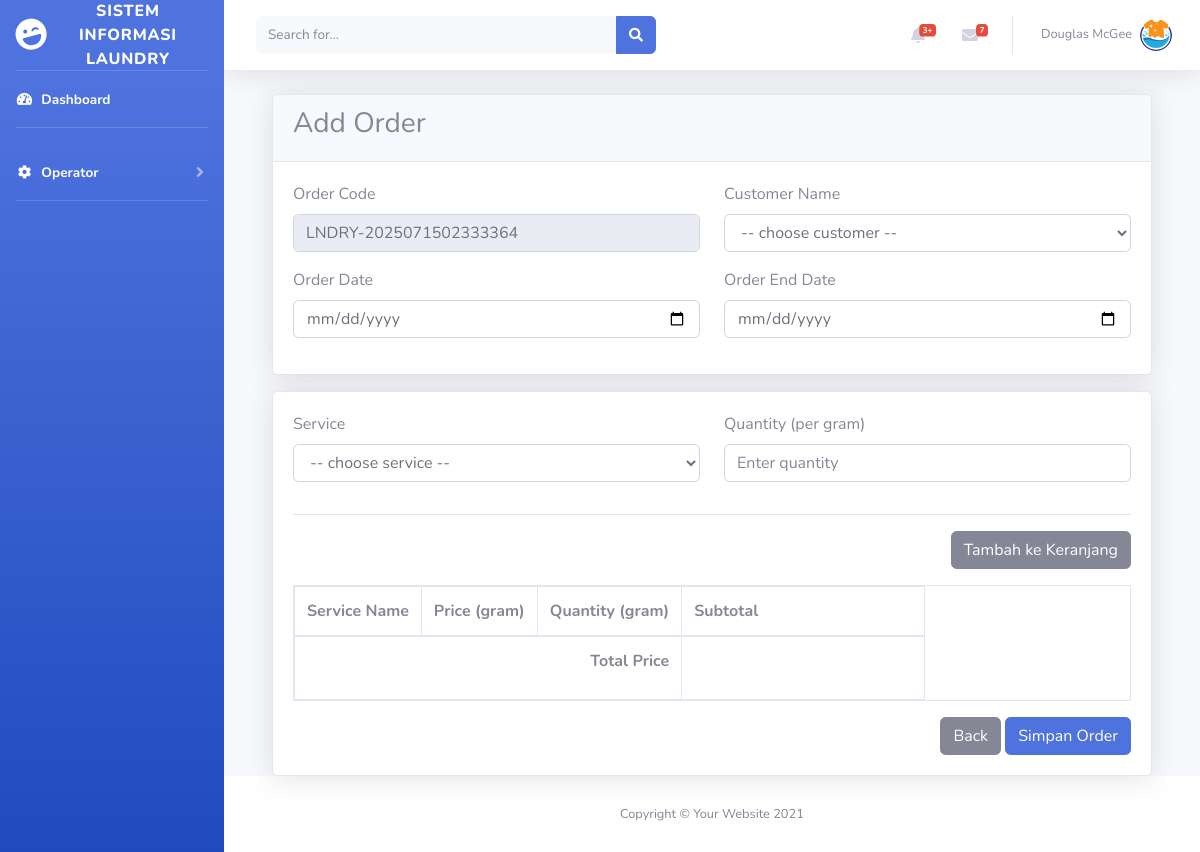
Before: /dashboard.php?page=add-order (signed in) with the older database file.
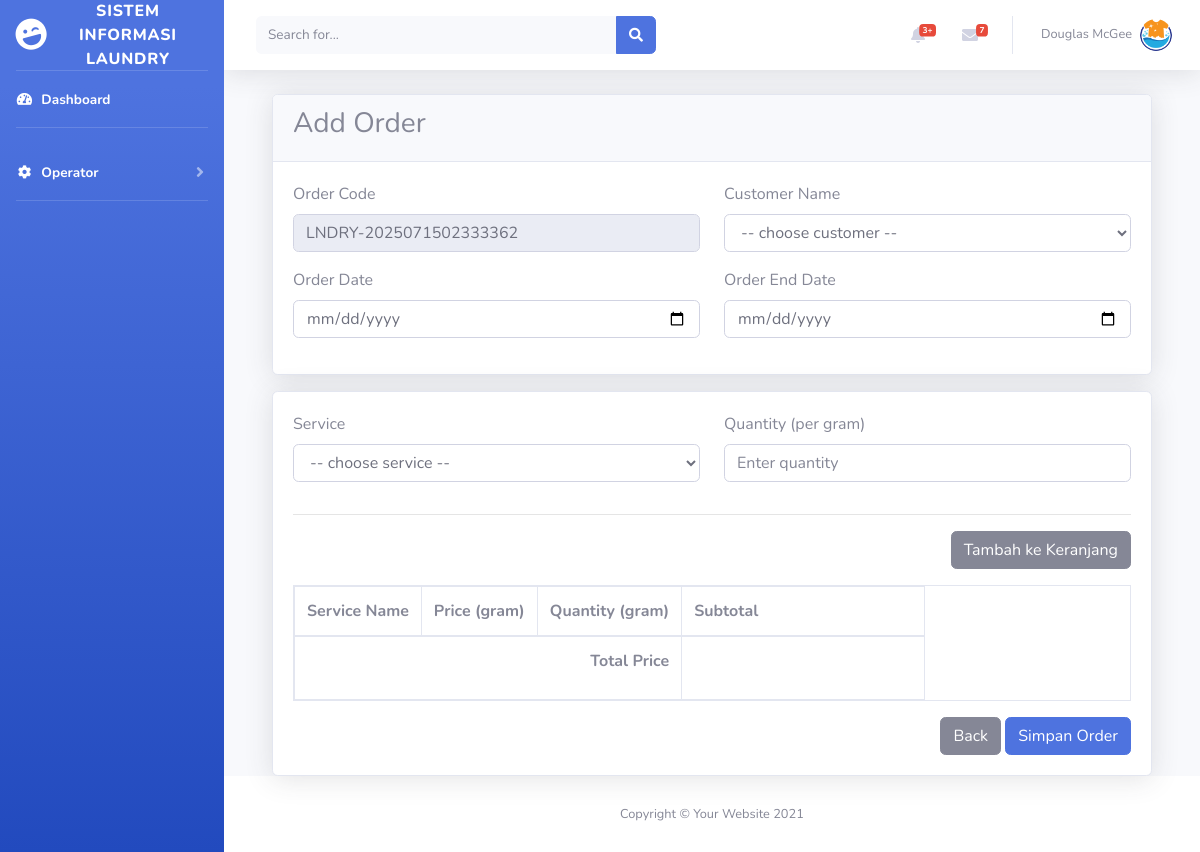
After: the same page with the newer database file.
### tables this page shows
CREATE TABLE `trans_order` (
  `id` int(11) NOT NULL,
  `id_customer` int(11) NOT NULL,
  `order_code` varchar(50) NOT NULL,
  `order_date` varchar(50) NOT NULL,
  `order_end_date` date DEFAULT NULL,
  `order_status` tinyint(11) NOT NULL DEFAULT 0,
  `total_price` int(11) NOT NULL,
  `order_pay` int(11) DEFAULT NULL,
  `order_change` int(11) DEFAULT NULL,
  `notes` text DEFAULT NULL,
  `created_at` timestamp NOT NULL DEFAULT current_timestamp(),
  `updated_at` timestamp NOT NULL DEFAULT current_timestamp() ON UPDATE current_timestamp(),
  `deleted_at` int(11) NOT NULL DEFAULT 0
);

### admin/content/add-order.php (the view, shortened to what the changed rows need)
<?php
include 'admin/controller/operator-validation.php';
$getOrderCodeQuery = mysqli_query($config, "SELECT id FROM trans_order ORDER BY id DESC LIMIT 1");
$getorderCodeID = mysqli_fetch_assoc($getOrderCodeQuery);
$orderCodeID = (mysqli_num_rows($getOrderCodeQuery) > 0) ? $getorderCodeID['id'] + 1 : 1;
$orderCode = "LNDRY-" . date('YmdHis') . $orderCodeID;
?>
<?php if (isset($_GET['view'])) : ?>
    <div class="row">
        <div class="col-sm-6">
            <div class="card shadow">
                <div class="card-header">
                    <h4>Data Order</h4>
                </div>
                <div class="card-body">
                    <table class="table table-bordered table-striped table-responsive">
                        <tbody>
                            <tr>
                                <th scope="row">Order Code</th>
                                <td><?= isset($rowView['order_code']) ? $rowView['order_code'] : '-' ?></td>
                            </tr>
                            <tr>
                                <th scope="row">Order Start Date</th>
                                <td><?= isset($rowView['order_date']) ? $rowView['order_date'] : '-' ?></td>
                            </tr>
                            <tr>
                                <th scope="row">Order End Date</th>
                                <td><?= isset($rowView['order_end_date']) ? $rowView['order_end_date'] : '-' ?></td>
                            </tr>
                            <tr>
                                <th scope="row">Order Status</th>
                                <?php $status = getOrderStatus($rowView['order_status']) ?>
                                <td><?= $status ?></td>
                            </tr>
                        </tbody>
                    </table>
                </div>
            </div>
        </div>
        <div class="col-sm-6">
            <div class="card shadow">
                <div class="card-header">
                    <h4>Data Customer</h4>
                </div>
                <div class="card-body">
                    <table class="table table-bordered table-striped table-responsive">
                        <tbody>
                            <tr>
                                <th scope="row">Customer Name</th>
                                <td><?= isset($rowView['customer_name']) ? $rowView['customer_name'] : '-' ?></td>
                            </tr>
                            <tr>
                                <th scope="row">Phone Number</th>
                                <td><?= isset($rowView['phone']) ? $rowView['phone'] : '-' ?></td>
                            </tr>
                            <tr>
                                <th scope="row">Address</th>
                                <td><?= isset($rowView['address']) ? $rowView['address'] : '-' ?></td>
                            </tr>
                        </tbody>
                    </table>
                </div>
            </div>
        </div>
    </div>
    <div class="card shadow mt-3">
        <div class="card-header">
            <h4>Order List</h4>
        </div>
        <div class="card-body">
            <table class="table table-striped table-responsive table-bordered">
                <thead>
                    <tr>
                        <th>Service Name</th>
                        <th>Price</th>
                        <th>Quantity (per gram)</th>
                        <th>Subtotal</th>
                    </tr>
                </thead>
                <tbody>
                    <?php
                    while ($rowOrderList = mysqli_fetch_assoc($queryOrderList)):
                    ?>
                        <tr>
                            <td><?= isset($rowOrderList['service_name']) ? $rowOrderList['service_name'] : '-' ?></td>
                            <td><?= isset($rowOrderList['price']) ? 'Rp ' . number_format($rowOrderList['price'], 2, ',', '.') : '-' ?>
                            </td>
                            <td><?= isset($rowOrderList['qty']) ? $rowOrderList['qty'] : '-' ?></td>
                            <td><?= isset($rowOrderList['subtotal']) ? 'Rp ' . number_format($rowOrderList['subtotal'], 2, ',', '.') : '-' ?>
                            </td>
                        </tr>
                    <?php
                    endwhile;
                    ?>
                </tbody>
                <tfoot>
                    <tr>
                        <td colspan="3" align="right"><strong>Total</strong></td>
                        <td><?= 'Rp ' . number_format($rowView['total_price'],  2, ',', '.') ?></td>
                    </tr>
                </tfoot>
            </table>
            <div class="mt-3 gap-3" align="right">
                <a href="?page=order" class="btn btn-secondary">Back</a>
            </div>
        </div>
    </div>
<?php else : ?>
    <form action="" method="post">
        <div class="card shadow">
            <div class="card-header">
                <h3>Add Order</h3>
            </div>
            <div class="card-body">
                <div class="row">
                    <div class="col-sm-6 mb-3">
                        <label class="form-label">Order Code</label>
                        <input type="text" class="form-control" name="order_code" value="<?= $orderCode ?>" readonly>
                    </div>
                    <div class="col-sm-6 mb-3">
                        <label class="form-label">Customer Name</label>
                        <select name="id_customer" class="form-control" required>
                            <option value="">-- choose customer --</option>
                        </select>
                    </div>
                    <div class="col-sm-6 mb-3">
                        <label class="form-label">Order Date</label>
                        <input type="date" class="form-control" name="order_date" required>
                    </div>
                    <div class="col-sm-6 mb-3">
                        <label class="form-label">Order End Date</label>
                        <input type="date" class="form-control" name="order_end_date" required>
                    </div>
                </div>
            </div>
        </div>
        <div class="card shadow mt-3">
            <div class="card-body">
                <div class="row">
                    <div class="col-sm-6 mb-3">
                        <label class="form-label">Service</label>
                        <select name="id_service" class="form-control" id="selected_service">
                            <option value="">-- choose service --</option>
                        </select>
                    </div>
                    <div class="col-sm-6 mb-3">
                        <label class="form-label">Quantity (per gram)</label>
                        <input type="number" class="form-control" placeholder="Enter quantity" id="selected_qty">
                    </div>
                </div>
                <hr>
                <div class="mb-3" align="right">
                    <button type="button" class="btn btn-secondary" id="add_row_order">
                        <i class="bx bx-plus"></i> Tambah ke Keranjang
                    </button>
                </div>
                <table class="table table-responsive table-bordered table-striped mb-3">
                    <thead>
                        <tr>
                            <th>Service Name</th>
                            <th>Price (gram)</th>
                            <th>Quantity (gram)</th>
                            <th>Subtotal</th>
                        </tr>
                    </thead>
                    <tfoot>
                        <tr>
                            <td colspan="3" align="right"><strong>Total Price</strong></td>
                            <td>
                                <input type="text" id="total_price_formatted" class="form-control" style="border: none; background: transparent; font-weight: bold;" readonly>
                            </td>
                        </tr>
                    </tfoot>
                </table>
                <div align="right">
                    <a href="?page=order" class="btn btn-secondary">Back</a>
                    <button class="btn btn-primary" type="submit" name="add_order">Simpan Order</button>
                </div>
            </div>
        </div>
    </form>
<?php endif ?>

Changed rows visible on the page:
removed trans_order: order_code "LNDRY-2025071502333364"
now on this page (row unchanged): trans_order: order_code "LNDRY-2025071502333362"
